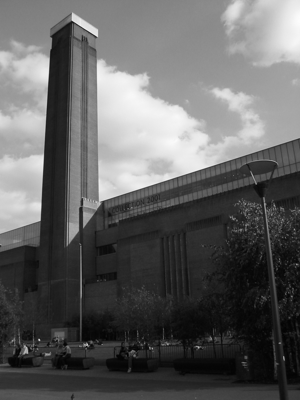
%> input picture uebung01/London.png, 300 x 400 px
$ octave Histogramm.m   (GNU Octave 9; MATLAB toolbox functions it lacks are replaced by stand-ins)
%> lines starting %> are read from the running program, lines starting %| are printed output that depends on the picture
clear 'all';
close 'all';

%read image
Image = imread('London.png');
%> Image is the input picture: size 400x300 uint8; min 0, max 252, mean 97.2

%plot the image
figure(1);
subplot(2,2,1);
imshow(Image);
title('London.png');

%get histogram values
[Count, Value] = imhist(Image);
%> Count = 256 values, max 1950 at index 36, min 0 at index 2, mean 468.8; Value = 256 values from 0 to 255
%plot them
grid on
subplot(2,2,2);
plot(Value, Count, 'bo-');
xlabel('gray value');
ylabel('absolute frequency')


% relative and cumulative frequency
[sx, sy] = size(Image);
%> sx = 400; sy = 300
Count2 = Count/(sx*sy);
%> Count2 = 256 values, max 0.0163 at index 36, min 0 at index 2, mean 0.00391
subplot(2,2,3);
plot(Value, Count2, 'go-');
xlabel('gray value');
ylabel('relative frequency')

% Histogram
B = cumsum(Count2);
%> B = 256 values from 8.33e-06 to 1
subplot(2,2,4);
plot(Value, B, 'r-');
xlabel('gray value');
ylabel('cumultative frequency')
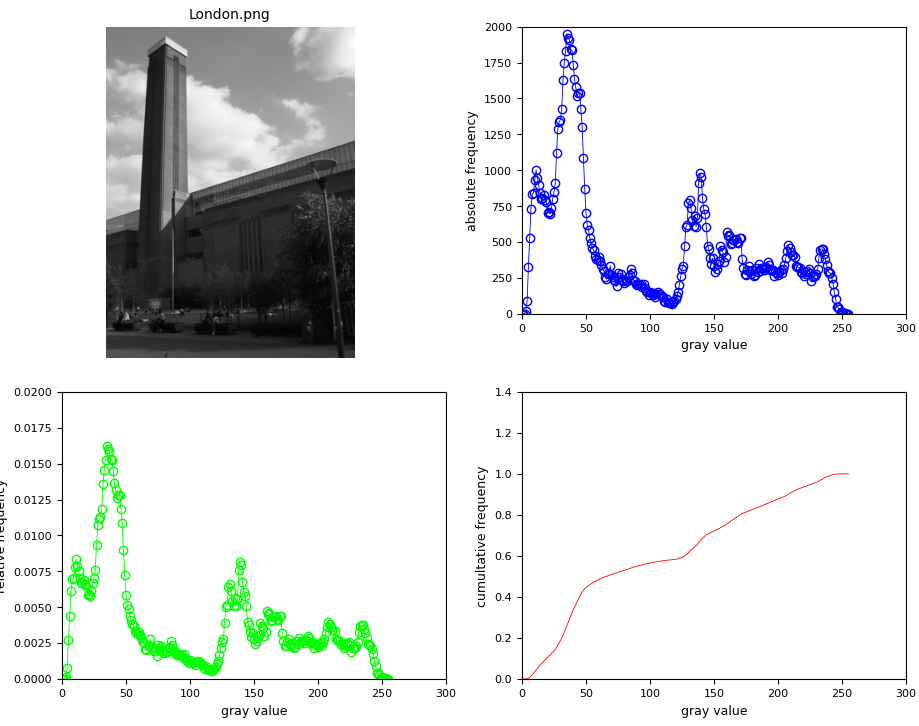
%> figure redrawn from the program's plot data, 4 panels
